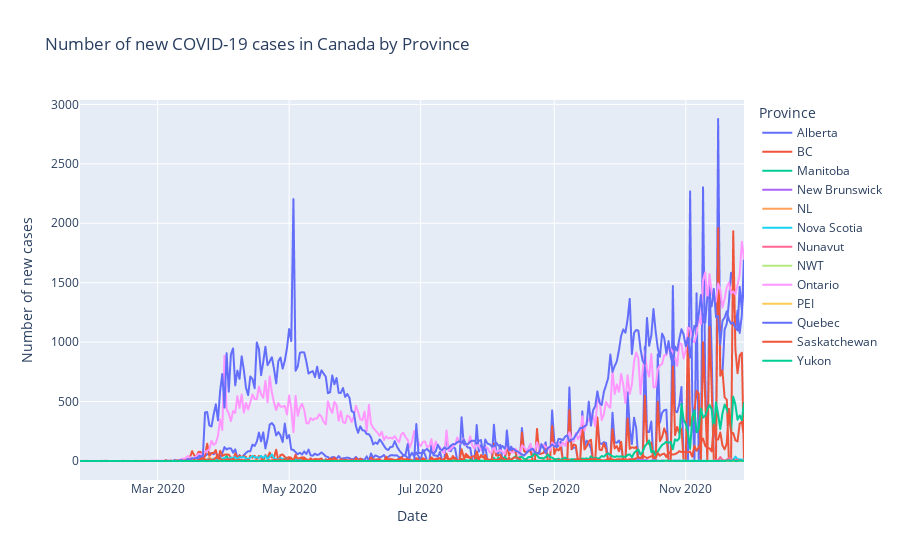

Source (notebook cell):
### Code cell
# Plot Y_it new cases for each province
fig = px.line(
    active_cases_provinces,
    x="date",
    y="cases",
    color="province",
    title="Number of new COVID-19 cases in Canada by Province",
    labels=dict(
        date="Date",
        cases="Number of new cases",
        province="Province",
    ),
    height=600,
)
fig.show()

### Figure 1 — Plotly figure (JSON) as saved in the notebook; plotly's stock layout.template omitted (floating-point values rounded to 4 significant figures; data arrays with more than 128 entries replaced by an {"elided": "..."} marker saying what was removed)
{"data": [{"hovertemplate": "Province=Alberta<br>Date=%{x}<br>Number of new cases=%{y}<extra></extra>", "legendgroup": "Alberta", "line": {"color": "#636efa", "dash": "solid"}, "mode": "lines", "name": "Alberta", "showlegend": true, "type": "scattergl", "x": {"elided": "309 str values"}, "xaxis": "x", "y": {"elided": "309 int values"}, "yaxis": "y"}, {"hovertemplate": "Province=BC<br>Date=%{x}<br>Number of new cases=%{y}<extra></extra>", "legendgroup": "BC", "line": {"color": "#EF553B", "dash": "solid"}, "mode": "lines", "name": "BC", "showlegend": true, "type": "scattergl", "x": {"elided": "309 str values"}, "xaxis": "x", "y": {"elided": "309 int values"}, "yaxis": "y"}, {"hovertemplate": "Province=Manitoba<br>Date=%{x}<br>Number of new cases=%{y}<extra></extra>", "legendgroup": "Manitoba", "line": {"color": "#00cc96", "dash": "solid"}, "mode": "lines", "name": "Manitoba", "showlegend": true, "type": "scattergl", "x": {"elided": "309 str values"}, "xaxis": "x", "y": {"elided": "309 int values"}, "yaxis": "y"}, {"hovertemplate": "Province=New Brunswick<br>Date=%{x}<br>Number of new cases=%{y}<extra></extra>", "legendgroup": "New Brunswick", "line": {"color": "#ab63fa", "dash": "solid"}, "mode": "lines", "name": "New Brunswick", "showlegend": true, "type": "scattergl", "x": {"elided": "309 str values"}, "xaxis": "x", "y": {"elided": "309 int values"}, "yaxis": "y"}, {"hovertemplate": "Province=NL<br>Date=%{x}<br>Number of new cases=%{y}<extra></extra>", "legendgroup": "NL", "line": {"color": "#FFA15A", "dash": "solid"}, "mode": "lines", "name": "NL", "showlegend": true, "type": "scattergl", "x": {"elided": "309 str values"}, "xaxis": "x", "y": {"elided": "309 int values"}, "yaxis": "y"}, {"hovertemplate": "Province=Nova Scotia<br>Date=%{x}<br>Number of new cases=%{y}<extra></extra>", "legendgroup": "Nova Scotia", "line": {"color": "#19d3f3", "dash": "solid"}, "mode": "lines", "name": "Nova Scotia", "showlegend": true, "type": "scattergl", "x": {"elided": "309 str values"}, "xaxis": "x", "y": {"elided": "309 int values"}, "yaxis": "y"}, {"hovertemplate": "Province=Nunavut<br>Date=%{x}<br>Number of new cases=%{y}<extra></extra>", "legendgroup": "Nunavut", "line": {"color": "#FF6692", "dash": "solid"}, "mode": "lines", "name": "Nunavut", "showlegend": true, "type": "scattergl", "x": {"elided": "309 str values"}, "xaxis": "x", "y": {"elided": "309 int values"}, "yaxis": "y"}, {"hovertemplate": "Province=NWT<br>Date=%{x}<br>Number of new cases=%{y}<extra></extra>", "legendgroup": "NWT", "line": {"color": "#B6E880", "dash": "solid"}, "mode": "lines", "name": "NWT", "showlegend": true, "type": "scattergl", "x": {"elided": "309 str values"}, "xaxis": "x", "y": {"elided": "309 int values"}, "yaxis": "y"}, {"hovertemplate": "Province=Ontario<br>Date=%{x}<br>Number of new cases=%{y}<extra></extra>", "legendgroup": "Ontario", "line": {"color": "#FF97FF", "dash": "solid"}, "mode": "lines", "name": "Ontario", "showlegend": true, "type": "scattergl", "x": {"elided": "309 str values"}, "xaxis": "x", "y": {"elided": "309 int values"}, "yaxis": "y"}, {"hovertemplate": "Province=PEI<br>Date=%{x}<br>Number of new cases=%{y}<extra></extra>", "legendgroup": "PEI", "line": {"color": "#FECB52", "dash": "solid"}, "mode": "lines", "name": "PEI", "showlegend": true, "type": "scattergl", "x": {"elided": "309 str values"}, "xaxis": "x", "y": {"elided": "309 int values"}, "yaxis": "y"}, {"hovertemplate": "Province=Quebec<br>Date=%{x}<br>Number of new cases=%{y}<extra></extra>", "legendgroup": "Quebec", "line": {"color": "#636efa", "dash": "solid"}, "mode": "lines", "name": "Quebec", "showlegend": true, "type": "scattergl", "x": {"elided": "309 str values"}, "xaxis": "x", "y": {"elided": "309 int values"}, "yaxis": "y"}, {"hovertemplate": "Province=Saskatchewan<br>Date=%{x}<br>Number of new cases=%{y}<extra></extra>", "legendgroup": "Saskatchewan", "line": {"color": "#EF553B", "dash": "solid"}, "mode": "lines", "name": "Saskatchewan", "showlegend": true, "type": "scattergl", "x": {"elided": "309 str values"}, "xaxis": "x", "y": {"elided": "309 int values"}, "yaxis": "y"}, {"hovertemplate": "Province=Yukon<br>Date=%{x}<br>Number of new cases=%{y}<extra></extra>", "legendgroup": "Yukon", "line": {"color": "#00cc96", "dash": "solid"}, "mode": "lines", "name": "Yukon", "showlegend": true, "type": "scattergl", "x": {"elided": "309 str values"}, "xaxis": "x", "y": {"elided": "309 int values"}, "yaxis": "y"}], "layout": {"autosize": true, "legend": {"title": {"text": "Province"}, "tracegroupgap": 0}, "title": {"text": "Number of new COVID-19 cases in Canada by Province"}, "xaxis": {"anchor": "y", "autorange": true, "domain": [0, 1], "range": ["2020-01-25", "2020-11-28"], "title": {"text": "Date"}, "type": "date"}, "yaxis": {"anchor": "x", "autorange": true, "domain": [0, 1], "range": [-159.8, 3037.0], "title": {"text": "Number of new cases"}, "type": "linear"}}}
